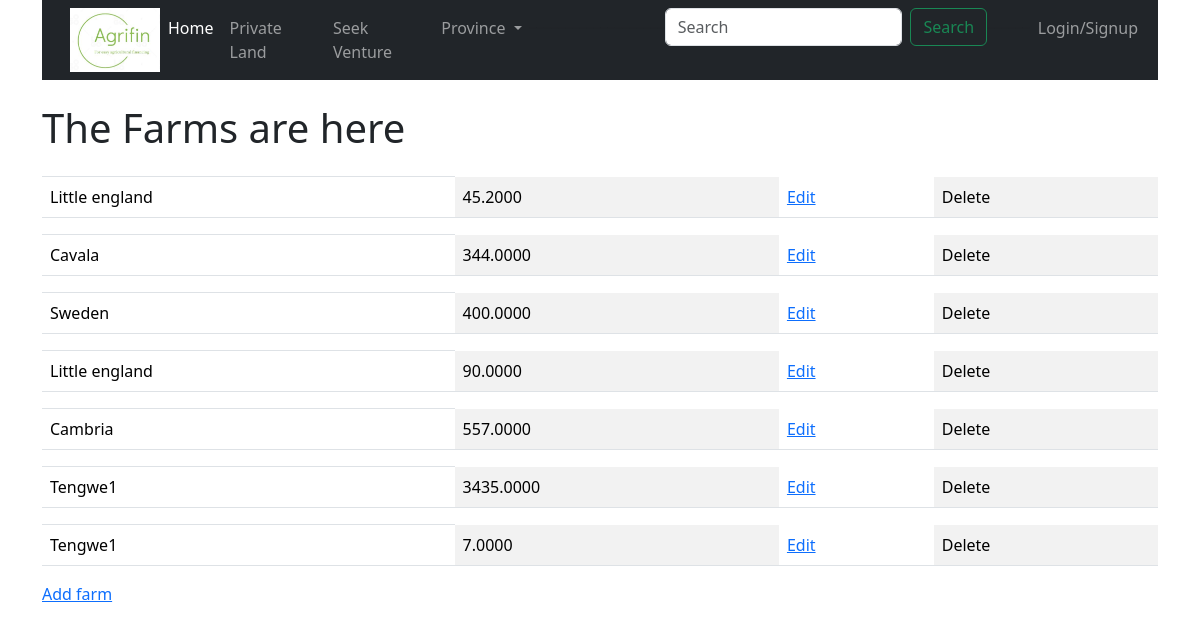
/farms/, run on the app's committed database.
### farmersapp/models.py (models this page shows, shortened)
class Farm(models.Model):
    tenure = (
   ('Off','Offer Letter'),
   ('99','99-Year Lease'),
   ('A1','A1 Permit'),
   ('AP', 'A1 Temporal Permit'),
   ('A2','A2 Permit'),
   ('Ttl','Title Deed'),
   ('DG','Deed of Grant'),
   ('CCT','Certificate of Consolidated Title'),
   ('Non','None'),
   )
    water = (
   ('D','Dam'),
   ('R','River'),
   ('B','Borehole'),
   ('W', 'Weir'),
   ('Wl','Well'),
   ('N','None'),
   )
    province = (
   ('MTN','Matabeleland North'),
   ('MTS','Matabeleland South'),
   ('MSE','Mashonaland East'),
   ('MSW','Mashonaland West'),
   ('MSC','Mashonaland Central'),
   ('MAN','Manicaland'),
    ('MSV','Masvingo'),
    ('MID','Midlands'),
    ('HRE','Harare'),
    ('BYO','Bulawayo'),
   )
    mmodels = (
       ('A1','A1'),
       ('A2','A2'),
       ('Old','Old Resettlement Scheme'),
       ('Sma','Small Scale Commercial'),
       ('A1T','Three Tier'),
       ('Comm','Communal')
    )
    farmer = models.ForeignKey(Farmer,on_delete = models.CASCADE)
    farm_name = models.CharField(max_length=500)
    plot_number = models.CharField(max_length=250,null=True, blank=True)
    extend = models.DecimalField(max_digits= 10,decimal_places= 4)
    district = models.CharField(max_length=20)
    province = models.CharField(max_length=250,choices=province)
    ward = models.CharField(max_length=10,null=True, blank=True)
    model =models.CharField(max_length=250,null =True,blank=True,choices=mmodels)
    tenure_type = models.CharField(max_length=50,choices=tenure)
    irrigation =models.CharField(max_length=250,null= True,choices=(('Y','Yes'),('N','No')))
    water_availability  = models.CharField(max_length=250,choices=water)
    description = models.TextField(null=True, blank=True)
    id = models.UUIDField(default=uuid.uuid1,unique=True,primary_key=True,editable=False)

### farmersapp/views.py (the view)
# urls.py: path("farms/",views.farms,name="farms"),
def farms(request):
    mfarms = Farm.objects.all()
    context = {'mfarms': mfarms}
    return render(request,'farms.html',context)

### farmersapp/templates/farms.html (shortened to what this page needs)
{%extends 'main.html'%}
  {% load bootstrap5 %}
{%block content%}
<h1>The Farms are here</h1>
<table class="table table-striped-columns">
  {%for farm in mfarms%}
  <th></th>
  <tr>
  <td>{{farm.farm_name}}</td>
  <td>{{farm.extend}}</td>
  <td><a href="{%url 'createfarm'%}">Edit</a></td>
  <td><a>Delete</a></td>
</tr>
  {%endfor%}
</table>
<a href = "{% url 'createfarm'%}">Add farm</a>
{%endblock%}

### data on the page
Farm: farm_name "Little england", extend "45.2000"
Farm: farm_name "Cavala", extend "344.0000"
Farm: farm_name "Sweden", extend "400.0000"
Farm: farm_name "Little england", extend "90.0000"
Farm: farm_name "Cambria", extend "557.0000"
Farm: farm_name "Tengwe1", extend "3435.0000"
Farm: farm_name "Tengwe1", extend "7.0000"
